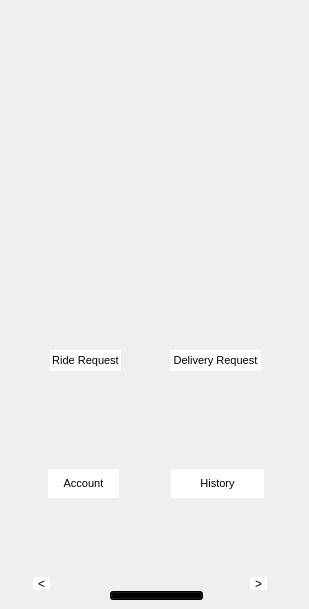
    <widget class="QWidget" name="page_10">
     <widget class="QLabel" name="label_10">
      <property name="geometry">
       <rect>
        <x>0</x>
        <y>0</y>
        <width>300</width>
        <height>600</height>
       </rect>
      </property>
      <property name="text">
       <string/>
      </property>
      <property name="pixmap">
       <pixmap resource="resource.qrc">:/image10/10.png</pixmap>
      </property>
      <property name="scaledContents">
       <bool>true</bool>
      </property>
     </widget>
     <widget class="QPushButton" name="history_btn_2">
      <property name="geometry">
       <rect>
        <x>171</x>
        <y>469</y>
        <width>93</width>
        <height>29</height>
       </rect>
      </property>
      <property name="styleSheet">
       <string notr="true">font-family: 'Poppins';
font-size: 11px;
border:none;
background-color: rgb(255, 255, 255);</string>
      </property>
      <property name="text">
       <string>History</string>
      </property>
     </widget>
     <widget class="QPushButton" name="pushButton_28">
      <property name="geometry">
       <rect>
        <x>250</x>
        <y>577</y>
        <width>17</width>
        <height>13</height>
       </rect>
      </property>
      <property name="styleSheet">
       <string notr="true">background-color: rgb(255, 255, 255);
font: 10pt &quot;Segoe UI&quot;;
border:none;</string>
      </property>
      <property name="text">
       <string>&gt;</string>
      </property>
     </widget>
     <widget class="QPushButton" name="account_btn_2">
      <property name="geometry">
       <rect>
        <x>48</x>
        <y>469</y>
        <width>71</width>
        <height>29</height>
       </rect>
      </property>
      <property name="styleSheet">
       <string notr="true">font-family: 'Poppins';
font-size: 11px;
border:none;
background-color: rgb(255, 255, 255);</string>
      </property>
      <property name="text">
       <string>Account</string>
      </property>
     </widget>
     <widget class="QPushButton" name="delivery_btn_2">
      <property name="geometry">
       <rect>
        <x>170</x>
        <y>350</y>
        <width>91</width>
        <height>21</height>
       </rect>
      </property>
      <property name="styleSheet">
       <string notr="true">font-family: 'Poppins';
font-size: 11px;
border:none;
background-color: rgb(255, 255, 255);</string>
      </property>
      <property name="text">
       <string>Delivery Request</string>
      </property>
     </widget>
     <widget class="QPushButton" name="pushButton_29">
      <property name="geometry">
       <rect>
        <x>33</x>
        <y>577</y>
        <width>17</width>
        <height>13</height>
       </rect>
      </property>
      <property name="styleSheet">
       <string notr="true">
border:none;
background-color: rgb(255, 255, 255);</string>
      </property>
      <property name="text">
       <string>&lt;</string>
      </property>
     </widget>
     <widget class="QPushButton" name="Home_btn_9">
      <property name="geometry">
       <rect>
        <x>110</x>
        <y>591</y>
        <width>93</width>
        <height>9</height>
       </rect>
      </property>
      <property name="styleSheet">
       <string notr="true">background-color: rgb(0, 0, 0);</string>
      </property>
      <property name="text">
       <string/>
      </property>
     </widget>
     <widget class="QPushButton" name="ride_btn_2">
      <property name="geometry">
       <rect>
        <x>50</x>
        <y>350</y>
        <width>71</width>
        <height>21</height>
       </rect>
      </property>
      <property name="styleSheet">
       <string notr="true">font-family: 'Poppins';
font-size: 11px;
border:none;
background-color: rgb(255, 255, 255);</string>
      </property>
      <property name="text">
       <string>Ride Request</string>
      </property>
     </widget>
    </widget>
